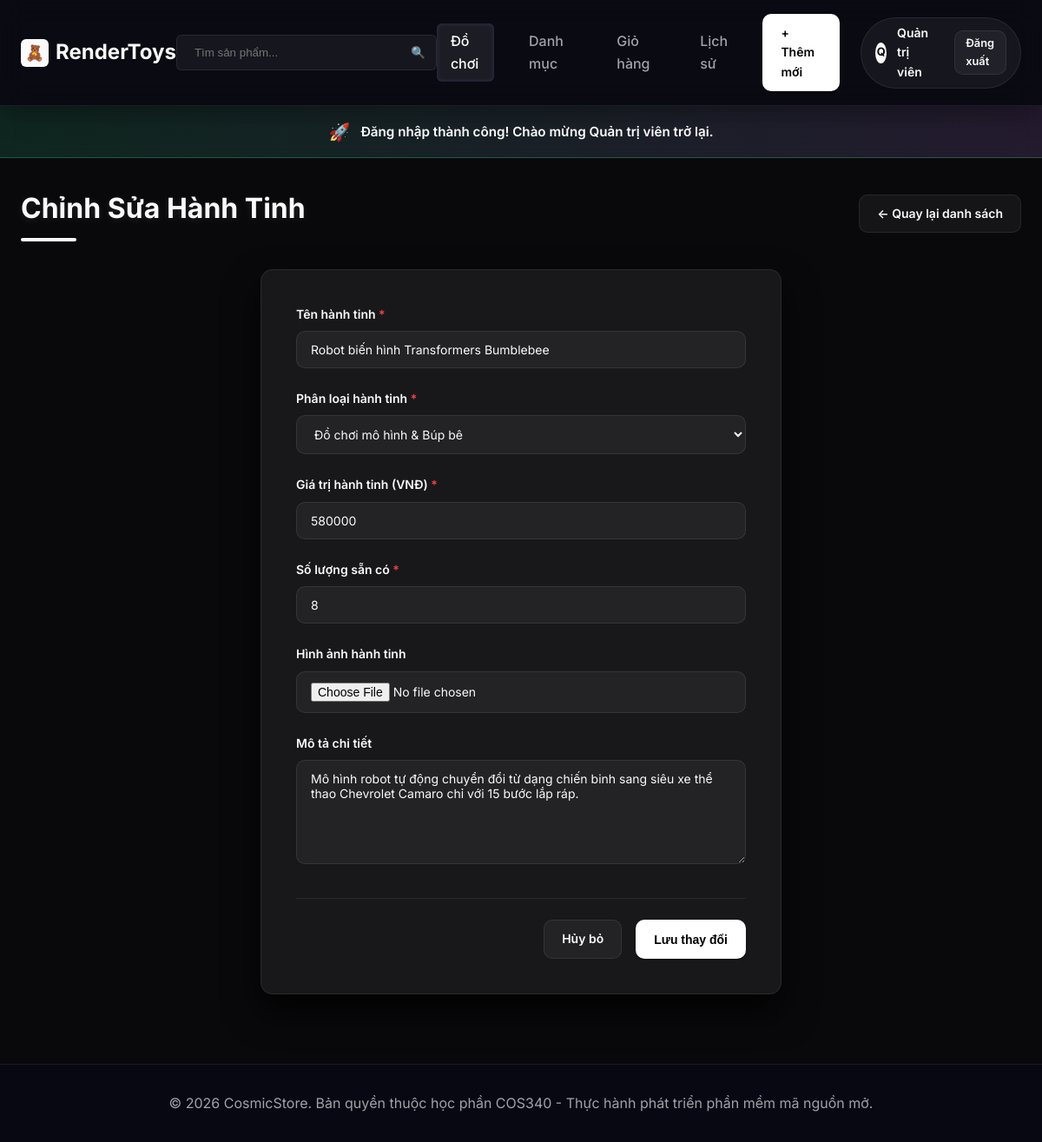
/product/edit/5 (signed in), run on the app's committed database.
### tables this page shows
CREATE TABLE IF NOT EXISTS `products` (
  `id` INT AUTO_INCREMENT PRIMARY KEY,
  `name` VARCHAR(255) NOT NULL,
  `description` TEXT NULL,
  `price` DECIMAL(12,2) NOT NULL,
  `image` VARCHAR(255) NULL,
  `category_id` INT NOT NULL,
  `stock_quantity` INT NOT NULL DEFAULT 10,
  FOREIGN KEY (`category_id`) REFERENCES `categories`(`id`) ON DELETE CASCADE
);

CREATE TABLE IF NOT EXISTS `categories` (
  `id` INT AUTO_INCREMENT PRIMARY KEY,
  `name` VARCHAR(255) NOT NULL,
  `description` TEXT NULL
);

### app/controllers/ProductController.php (called while the page is built, shortened)
<?php
class ProductController {
    private $productModel;
    private $categoryModel;
    public function __construct() {
        $this->productModel = new ProductModel();
        $this->categoryModel = new CategoryModel();
    }
    public function edit($id) {
        $product = $this->productModel->getById($id);
        $categories = $this->categoryModel->getAll();
        require_once __DIR__ . '/../views/share/header.php';
        require_once __DIR__ . '/../views/product/edit.php';
        require_once __DIR__ . '/../views/share/footer.php';
    }
}

### app/database/Database.php (called while the page is built, shortened)
<?php
class Database {
    private static $conn = null;
    public static function getConnection() {
        if (self::$conn === null) {
            $db = new self();
            try {
                self::$conn = new PDO(
                    "mysql:host=" . $db->host . ";dbname=" . $db->db_name . ";charset=utf8mb4",
                    $db->username,
                    $db->password
                );
                self::$conn->exec("SET NAMES utf8mb4");
                self::$conn->setAttribute(PDO::ATTR_ERRMODE, PDO::ERRMODE_EXCEPTION);
                self::$conn->setAttribute(PDO::ATTR_DEFAULT_FETCH_MODE, PDO::FETCH_ASSOC);
            } catch (PDOException $exception) {
                die("Lỗi kết nối cơ sở dữ liệu: " . $exception->getMessage());
            }
        }
        return self::$conn;
    }
}

### app/models/ProductModel.php (called while the page is built, shortened)
<?php
class ProductModel {
    private $db;
    public function __construct() {
        $this->db = Database::getConnection();
    }
    public function getById($id) {
        $query = "SELECT p.*, c.name AS category_name
                  FROM products p
                  JOIN categories c ON p.category_id = c.id
                  WHERE p.id = :id LIMIT 0,1";
        $stmt = $this->db->prepare($query);
        $stmt->bindParam(':id', $id, PDO::PARAM_INT);
        $stmt->execute();
        return $stmt->fetch();
    }
}

### app/models/CategoryModel.php (called while the page is built, shortened)
<?php
class CategoryModel {
    private $db;
    public function __construct() {
        $this->db = Database::getConnection();
    }
    public function getAll() {
        $query = "SELECT * FROM categories ORDER BY id ASC";
        $stmt = $this->db->prepare($query);
        $stmt->execute();
        return $stmt->fetchAll();
    }
}

### app/views/product/edit.php (the view, shortened to what this page needs)
<div class="page-header">
    <h1 class="page-title">Chỉnh Sửa Hành Tinh</h1>
    <a href="<?php echo BASE_PATH; ?>/product" class="btn btn-secondary">&larr; Quay lại danh sách</a>
</div>
<div class="form-card">
    <form action="<?php echo BASE_PATH; ?>/product/edit/<?php echo $product['id']; ?>" method="POST" enctype="multipart/form-data">
        <div class="form-group">
            <label for="name" class="form-label">Tên hành tinh <span style="color:var(--danger)">*</span></label>
            <input type="text" id="name" name="name" class="form-control" value="<?php echo htmlspecialchars($product['name']); ?>" required>
        </div>
        <div class="form-group">
            <label for="category_id" class="form-label">Phân loại hành tinh <span style="color:var(--danger)">*</span></label>
            <select id="category_id" name="category_id" class="form-control" required>
                <?php foreach ($categories as $category): ?>
                    <option value="<?php echo $category['id']; ?>" <?php echo ($category['id'] == $product['category_id']) ? 'selected' : ''; ?>>
                        <?php echo htmlspecialchars($category['name']); ?>
                    </option>
                <?php endforeach; ?>
            </select>
        </div>
        <div class="form-group">
            <label for="price" class="form-label">Giá trị hành tinh (VNĐ) <span style="color:var(--danger)">*</span></label>
            <input type="number" id="price" name="price" min="0" step="1000" class="form-control" value="<?php echo floatval($product['price']); ?>" required>
        </div>
        <div class="form-group">
            <label for="stock_quantity" class="form-label">Số lượng sẵn có <span style="color:var(--danger)">*</span></label>
            <input type="number" id="stock_quantity" name="stock_quantity" min="0" class="form-control" value="<?php echo intval($product['stock_quantity']); ?>" required>
        </div>
        <div class="form-group">
            <label for="image" class="form-label">Hình ảnh hành tinh</label>
            <input type="file" id="image" name="image" class="form-control" accept="image/*">
        </div>
        <div class="form-group">
            <label for="description" class="form-label">Mô tả chi tiết</label>
            <textarea id="description" name="description" class="form-control"><?php echo htmlspecialchars($product['description']); ?></textarea>
        </div>
        <div class="form-actions">
            <a href="<?php echo BASE_PATH; ?>/product" class="btn btn-secondary">Hủy bỏ</a>
            <button type="submit" class="btn btn-primary">Lưu thay đổi</button>
        </div>
    </form>
</div>

### public/css/style.css (style rules this page uses)
:root { --primary: #ffffff; --primary-hover: #f4f4f5; --primary-light: rgba(255, 255, 255, 0.08); --secondary: #27272a; --background: #09090b; --surface: #18181b; --text-primary: #fafafa; --text-secondary: #a1a1aa; --text-muted: #71717a; --border: rgba(255, 255, 255, 0.08); --border-hover: rgba(255, 255, 255, 0.25); --success: #ffffff; --danger: #ef4444; --warning: #f59e0b; --shadow-sm: 0 1px 2px 0 rgba(0, 0, 0, 0.5); --shadow: 0 4px 12px rgba(0, 0, 0, 0.6); --shadow-lg: 0 12px 24px rgba(0, 0, 0, 0.7); --shadow-xl: 0 20px 40px rgba(0, 0, 0, 0.8); --radius-sm: 6px; --radius: 10px; --radius-lg: 14px; --transition: all 0.2s ease-out; }
* { margin: 0; padding: 0; box-sizing: border-box; }
body { font-family: 'Inter', -apple-system, BlinkMacSystemFont, "Segoe UI", Roboto, sans-serif; background-color: var(--background); color: var(--text-primary); line-height: 1.6; min-height: 100vh; display: flex; flex-direction: column; }
a { color: inherit; text-decoration: none; transition: var(--transition); }
.btn { display: inline-flex; align-items: center; justify-content: center; gap: 0.5rem; font-weight: 600; padding: 0.625rem 1.25rem; border-radius: var(--radius); border: 1px solid transparent; cursor: pointer; transition: var(--transition); font-size: 0.875rem; }
.btn-primary { background: var(--primary); color: #000000; box-shadow: var(--shadow-sm); }
.btn-secondary { background-color: rgba(255, 255, 255, 0.05); border-color: var(--border); color: var(--text-primary); }
.page-header { display: flex; justify-content: space-between; align-items: center; margin-bottom: 2rem; }
.page-title { font-size: 2rem; font-weight: 700; color: var(--text-primary); position: relative; text-shadow: 0 2px 10px rgba(255, 255, 255, 0.1); }
.page-title::after { content: ''; display: block; width: 4rem; height: 4px; background: var(--text-primary); border-radius: 2px; margin-top: 0.5rem; }
.form-card { max-width: 600px; margin: 0 auto 3rem auto; background-color: var(--surface); backdrop-filter: blur(12px); -webkit-backdrop-filter: blur(12px); border-radius: var(--radius-lg); border: 1px solid var(--border); box-shadow: var(--shadow-xl); padding: 2.5rem; }
.form-group { margin-bottom: 1.5rem; }
.form-label { display: block; font-weight: 600; margin-bottom: 0.5rem; font-size: 0.875rem; color: var(--text-primary); }
.form-control { width: 100%; padding: 0.75rem 1rem; border-radius: var(--radius); border: 1px solid var(--border); outline: none; font-family: inherit; font-size: 0.875rem; transition: var(--transition); background-color: rgba(255, 255, 255, 0.05); color: var(--text-primary); }
textarea.form-control { resize: vertical; min-height: 120px; }
.form-actions { display: flex; justify-content: flex-end; gap: 1rem; margin-top: 2rem; border-top: 1px solid var(--border); padding-top: 1.5rem; }
html { scroll-behavior: smooth; }

### data on the page
products: name "Robot biến hình Transformers Bumblebee", category_id "Đồ chơi mô hình & Búp bê", price "580000", stock_quantity "8", description "Mô hình robot tự động chuyển đổi từ dạng chiến binh sang siêu xe thể thao Chevrolet Camaro chỉ với 15 bước lắp ráp."

### other printed values
mb_substr($_SESSION['fullname'], 0, 1, 'UTF-8') "Q"
$_SESSION['fullname'] "Quản trị viên"
$_SESSION['success'] "Đăng nhập thành công! Chào mừng Quản trị viên trở lại."
